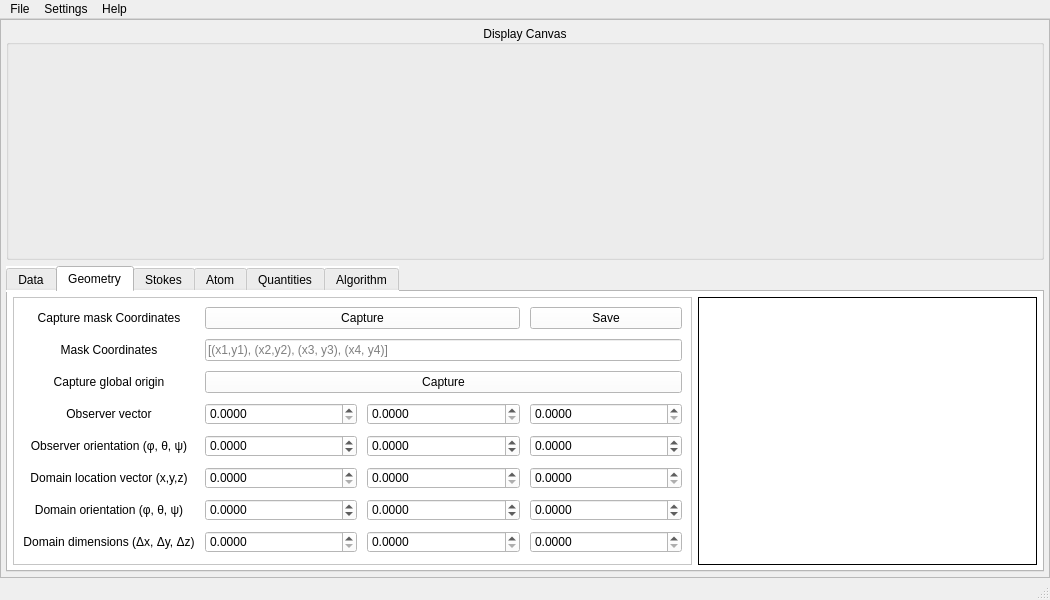
<?xml version="1.0" encoding="UTF-8"?>
<ui version="4.0">
 <class>main_window</class>
 <widget class="QMainWindow" name="main_window">
  <property name="geometry">
   <rect>
    <x>0</x>
    <y>0</y>
    <width>1050</width>
    <height>600</height>
   </rect>
  </property>
  <property name="windowTitle">
   <string>IMP GUI</string>
  </property>
  <widget class="QWidget" name="central_widget">
   <layout class="QVBoxLayout" name="central_widget_layout">
    <property name="leftMargin">
     <number>0</number>
    </property>
    <property name="topMargin">
     <number>0</number>
    </property>
    <property name="rightMargin">
     <number>0</number>
    </property>
    <property name="bottomMargin">
     <number>0</number>
    </property>
    <item>
     <widget class="QFrame" name="main_frame">
      <property name="styleSheet">
       <string notr="true"/>
      </property>
      <property name="frameShape">
       <enum>QFrame::StyledPanel</enum>
      </property>
      <property name="frameShadow">
       <enum>QFrame::Raised</enum>
      </property>
      <layout class="QVBoxLayout" name="main_frame_layout" stretch="6,3">
       <property name="leftMargin">
        <number>5</number>
       </property>
       <property name="topMargin">
        <number>5</number>
       </property>
       <property name="rightMargin">
        <number>5</number>
       </property>
       <property name="bottomMargin">
        <number>5</number>
       </property>
       <item>
        <widget class="QGroupBox" name="main_display">
         <property name="sizePolicy">
          <sizepolicy hsizetype="Minimum" vsizetype="Minimum">
           <horstretch>0</horstretch>
           <verstretch>0</verstretch>
          </sizepolicy>
         </property>
         <property name="title">
          <string>Display Canvas</string>
         </property>
         <property name="alignment">
          <set>Qt::AlignCenter</set>
         </property>
         <layout class="QVBoxLayout" name="display_canvas_layout">
          <property name="leftMargin">
           <number>5</number>
          </property>
          <property name="topMargin">
           <number>5</number>
          </property>
          <property name="rightMargin">
           <number>5</number>
          </property>
          <property name="bottomMargin">
           <number>5</number>
          </property>
         </layout>
        </widget>
       </item>
       <item>
        <widget class="QTabWidget" name="tabWidget">
         <property name="styleSheet">
          <string notr="true">background-color: rgb(255, 255, 255);</string>
         </property>
         <property name="currentIndex">
          <number>1</number>
         </property>
         <widget class="QWidget" name="data">
          <attribute name="title">
           <string>Data</string>
          </attribute>
          <layout class="QGridLayout" name="gridLayout_5" columnstretch="3,3,3">
           <property name="leftMargin">
            <number>15</number>
           </property>
           <property name="topMargin">
            <number>15</number>
           </property>
           <property name="rightMargin">
            <number>15</number>
           </property>
           <property name="bottomMargin">
            <number>15</number>
           </property>
           <property name="horizontalSpacing">
            <number>15</number>
           </property>
           <property name="verticalSpacing">
            <number>9</number>
           </property>
           <item row="2" column="0">
            <widget class="QLabel" name="displayed_wavelength_label">
             <property name="text">
              <string>Displayed Wavelength</string>
             </property>
             <property name="alignment">
              <set>Qt::AlignCenter</set>
             </property>
            </widget>
           </item>
           <item row="3" column="1">
            <widget class="QLabel" name="x_resolution">
             <property name="text">
              <string>Nx</string>
             </property>
             <property name="alignment">
              <set>Qt::AlignCenter</set>
             </property>
            </widget>
           </item>
           <item row="1" column="1" colspan="2">
            <widget class="QLabel" name="number_wavelengths">
             <property name="text">
              <string>N_w</string>
             </property>
             <property name="alignment">
              <set>Qt::AlignCenter</set>
             </property>
            </widget>
           </item>
           <item row="1" column="0">
            <widget class="QLabel" name="number_wavelengths_label">
             <property name="text">
              <string>Number of wavelengths</string>
             </property>
             <property name="alignment">
              <set>Qt::AlignCenter</set>
             </property>
            </widget>
           </item>
           <item row="4" column="0">
            <widget class="QLabel" name="fov_label">
             <property name="text">
              <string>FOV</string>
             </property>
             <property name="alignment">
              <set>Qt::AlignCenter</set>
             </property>
            </widget>
           </item>
           <item row="0" column="1" colspan="2">
            <widget class="QSlider" name="wavelength_selector">
             <property name="orientation">
              <enum>Qt::Horizontal</enum>
             </property>
             <property name="tickPosition">
              <enum>QSlider::TicksBelow</enum>
             </property>
             <property name="tickInterval">
              <number>1</number>
             </property>
            </widget>
           </item>
           <item row="3" column="0">
            <widget class="QLabel" name="resolution_label">
             <property name="text">
              <string>Resolution (X,Y)</string>
             </property>
             <property name="alignment">
              <set>Qt::AlignCenter</set>
             </property>
            </widget>
           </item>
           <item row="3" column="2">
            <widget class="QLabel" name="y_resolution">
             <property name="text">
              <string>Ny</string>
             </property>
             <property name="alignment">
              <set>Qt::AlignCenter</set>
             </property>
            </widget>
           </item>
           <item row="2" column="1" colspan="2">
            <widget class="QLabel" name="displayed_wavelength">
             <property name="text">
              <string>w_i</string>
             </property>
             <property name="alignment">
              <set>Qt::AlignCenter</set>
             </property>
            </widget>
           </item>
           <item row="4" column="1">
            <widget class="ScientificDoubleSpinBox" name="fov_x">
             <property name="decimals">
              <number>4</number>
             </property>
            </widget>
           </item>
           <item row="4" column="2">
            <widget class="ScientificDoubleSpinBox" name="fov_y">
             <property name="decimals">
              <number>4</number>
             </property>
            </widget>
           </item>
           <item row="0" column="0">
            <widget class="QLabel" name="wavelength_selector_label">
             <property name="text">
              <string>Wavelength to display in data</string>
             </property>
             <property name="alignment">
              <set>Qt::AlignCenter</set>
             </property>
            </widget>
           </item>
           <item row="6" column="0" colspan="3">
            <spacer name="verticalSpacer_3">
             <property name="orientation">
              <enum>Qt::Vertical</enum>
             </property>
             <property name="sizeHint" stdset="0">
              <size>
               <width>20</width>
               <height>40</height>
              </size>
             </property>
            </spacer>
           </item>
           <item row="5" column="0">
            <widget class="QLabel" name="label">
             <property name="text">
              <string>Instrument</string>
             </property>
             <property name="alignment">
              <set>Qt::AlignCenter</set>
             </property>
            </widget>
           </item>
           <item row="5" column="1" colspan="2">
            <widget class="QComboBox" name="instrument_selector">
             <item>
              <property name="text">
               <string>Telescope 1</string>
              </property>
             </item>
            </widget>
           </item>
          </layout>
         </widget>
         <widget class="QWidget" name="geometry">
          <attribute name="title">
           <string>Geometry</string>
          </attribute>
          <layout class="QHBoxLayout" name="geometry_layout" stretch="6,3">
           <property name="leftMargin">
            <number>5</number>
           </property>
           <property name="topMargin">
            <number>5</number>
           </property>
           <property name="rightMargin">
            <number>5</number>
           </property>
           <property name="bottomMargin">
            <number>5</number>
           </property>
           <item>
            <widget class="QFrame" name="geometry_params">
             <property name="frameShape">
              <enum>QFrame::StyledPanel</enum>
             </property>
             <property name="frameShadow">
              <enum>QFrame::Raised</enum>
             </property>
             <layout class="QGridLayout" name="gridLayout_2">
              <property name="spacing">
               <number>10</number>
              </property>
              <item row="4" column="3">
               <widget class="ScientificDoubleSpinBox" name="observer_z">
                <property name="decimals">
                 <number>4</number>
                </property>
               </widget>
              </item>
              <item row="1" column="1" colspan="3">
               <widget class="QLineEdit" name="mask_coordinates">
                <property name="placeholderText">
                 <string notr="true">[(x1,y1), (x2,y2), (x3, y3), (x4, y4)]</string>
                </property>
               </widget>
              </item>
              <item row="4" column="1">
               <widget class="ScientificDoubleSpinBox" name="observer_x">
                <property name="decimals">
                 <number>4</number>
                </property>
               </widget>
              </item>
              <item row="0" column="3">
               <widget class="QPushButton" name="save_mask">
                <property name="text">
                 <string>Save</string>
                </property>
               </widget>
              </item>
              <item row="9" column="0">
               <widget class="QLabel" name="domain_orientation_label">
                <property name="text">
                 <string>&lt;p&gt;Domain  orientation (&amp;phi;, &amp;theta;, &amp;psi;)&lt;/p&gt;</string>
                </property>
                <property name="alignment">
                 <set>Qt::AlignCenter</set>
                </property>
               </widget>
              </item>
              <item row="6" column="1">
               <widget class="QDoubleSpinBox" name="observer_phi">
                <property name="decimals">
                 <number>4</number>
                </property>
                <property name="minimum">
                 <double>-99.989999999999995</double>
                </property>
               </widget>
              </item>
              <item row="8" column="3">
               <widget class="ScientificDoubleSpinBox" name="domain_z">
                <property name="decimals">
                 <number>4</number>
                </property>
               </widget>
              </item>
              <item row="6" column="2">
               <widget class="QDoubleSpinBox" name="observer_theta">
                <property name="decimals">
                 <number>4</number>
                </property>
                <property name="minimum">
                 <double>-99.989999999999995</double>
                </property>
               </widget>
              </item>
              <item row="8" column="0">
               <widget class="QLabel" name="domain_vector_label">
                <property name="text">
                 <string>Domain location vector (x,y,z)</string>
                </property>
                <property name="alignment">
                 <set>Qt::AlignCenter</set>
                </property>
               </widget>
              </item>
              <item row="3" column="0">
               <widget class="QLabel" name="capture_origin_label">
                <property name="text">
                 <string>Capture global origin</string>
                </property>
                <property name="alignment">
                 <set>Qt::AlignCenter</set>
                </property>
               </widget>
              </item>
              <item row="3" column="1" colspan="3">
               <widget class="QPushButton" name="capture_origin">
                <property name="text">
                 <string>Capture</string>
                </property>
               </widget>
              </item>
              <item row="9" column="3">
               <widget class="QDoubleSpinBox" name="domain_psi">
                <property name="decimals">
                 <number>4</number>
                </property>
                <property name="minimum">
                 <double>-99.989999999999995</double>
                </property>
               </widget>
              </item>
              <item row="9" column="2">
               <widget class="QDoubleSpinBox" name="domain_theta">
                <property name="decimals">
                 <number>4</number>
                </property>
                <property name="minimum">
                 <double>-99.989999999999995</double>
                </property>
               </widget>
              </item>
              <item row="0" column="1" colspan="2">
               <widget class="QPushButton" name="capture_coordinates">
                <property name="text">
                 <string>Capture</string>
                </property>
               </widget>
              </item>
              <item row="8" column="1">
               <widget class="ScientificDoubleSpinBox" name="domain_x">
                <property name="decimals">
                 <number>4</number>
                </property>
               </widget>
              </item>
              <item row="8" column="2">
               <widget class="ScientificDoubleSpinBox" name="domain_y">
                <property name="decimals">
                 <number>4</number>
                </property>
               </widget>
              </item>
              <item row="6" column="3">
               <widget class="QDoubleSpinBox" name="observer_psi">
                <property name="decimals">
                 <number>4</number>
                </property>
                <property name="minimum">
                 <double>-99.989999999999995</double>
                </property>
               </widget>
              </item>
              <item row="6" column="0">
               <widget class="QLabel" name="observer_orientation_label">
                <property name="text">
                 <string>&lt;p&gt;Observer orientation (&amp;phi;, &amp;theta;, &amp;psi;)&lt;/p&gt;</string>
                </property>
                <property name="alignment">
                 <set>Qt::AlignCenter</set>
                </property>
               </widget>
              </item>
              <item row="4" column="2">
               <widget class="ScientificDoubleSpinBox" name="observer_y">
                <property name="decimals">
                 <number>4</number>
                </property>
               </widget>
              </item>
              <item row="0" column="0">
               <widget class="QLabel" name="capture_coordinates_label">
                <property name="text">
                 <string>Capture mask Coordinates</string>
                </property>
                <property name="alignment">
                 <set>Qt::AlignCenter</set>
                </property>
               </widget>
              </item>
              <item row="4" column="0">
               <widget class="QLabel" name="observer_r_label">
                <property name="text">
                 <string>Observer vector</string>
                </property>
                <property name="alignment">
                 <set>Qt::AlignCenter</set>
                </property>
               </widget>
              </item>
              <item row="9" column="1">
               <widget class="QDoubleSpinBox" name="domain_phi">
                <property name="decimals">
                 <number>4</number>
                </property>
                <property name="minimum">
                 <double>-99.989999999999995</double>
                </property>
               </widget>
              </item>
              <item row="1" column="0">
               <widget class="QLabel" name="mask_coordinates_label">
                <property name="text">
                 <string>Mask Coordinates</string>
                </property>
                <property name="alignment">
                 <set>Qt::AlignCenter</set>
                </property>
               </widget>
              </item>
              <item row="10" column="0">
               <widget class="QLabel" name="dimension_label">
                <property name="text">
                 <string> &lt;p&gt;Domain dimensions (&amp;Delta;x, &amp;Delta;y, &amp;Delta;z)&lt;/p&gt;</string>
                </property>
                <property name="alignment">
                 <set>Qt::AlignCenter</set>
                </property>
               </widget>
              </item>
              <item row="10" column="1">
               <widget class="ScientificDoubleSpinBox" name="dimension_x">
                <property name="decimals">
                 <number>4</number>
                </property>
               </widget>
              </item>
              <item row="10" column="2">
               <widget class="ScientificDoubleSpinBox" name="dimension_y">
                <property name="decimals">
                 <number>4</number>
                </property>
               </widget>
              </item>
              <item row="10" column="3">
               <widget class="ScientificDoubleSpinBox" name="dimension_z">
                <property name="decimals">
                 <number>4</number>
                </property>
               </widget>
              </item>
             </layout>
            </widget>
           </item>
           <item>
            <widget class="QFrame" name="geometry_canvas">
             <property name="styleSheet">
              <string notr="true"/>
             </property>
             <property name="frameShape">
              <enum>QFrame::Box</enum>
             </property>
             <layout class="QVBoxLayout" name="geometry_canvas_layout">
              <property name="leftMargin">
               <number>0</number>
              </property>
              <property name="topMargin">
               <number>0</number>
              </property>
              <property name="rightMargin">
               <number>0</number>
              </property>
              <property name="bottomMargin">
               <number>0</number>
              </property>
             </layout>
            </widget>
           </item>
          </layout>
         </widget>
         <widget class="QWidget" name="stokes">
          <attribute name="title">
           <string>Stokes</string>
          </attribute>
          <layout class="QHBoxLayout" name="stokes_layout" stretch="6,3">
           <property name="leftMargin">
            <number>5</number>
           </property>
           <property name="topMargin">
            <number>5</number>
           </property>
           <property name="rightMargin">
            <number>5</number>
           </property>
           <property name="bottomMargin">
            <number>5</number>
           </property>
           <item>
            <widget class="QFrame" name="stokes_params">
             <property name="frameShape">
              <enum>QFrame::StyledPanel</enum>
             </property>
             <property name="frameShadow">
              <enum>QFrame::Raised</enum>
             </property>
             <layout class="QGridLayout" name="gridLayout">
              <property name="leftMargin">
               <number>9</number>
              </property>
              <property name="spacing">
               <number>15</number>
              </property>
              <item row="3" column="0">
               <widget class="QLabel" name="noise_label">
                <property name="text">
                 <string>Noise</string>
                </property>
                <property name="alignment">
                 <set>Qt::AlignCenter</set>
                </property>
               </widget>
              </item>
              <item row="0" column="2">
               <widget class="ScientificDoubleSpinBox" name="I_weight">
                <property name="decimals">
                 <number>4</number>
                </property>
                <property name="maximum">
                 <double>10000000.000000000000000</double>
                </property>
               </widget>
              </item>
              <item row="0" column="3">
               <widget class="ScientificDoubleSpinBox" name="Q_weight">
                <property name="decimals">
                 <number>4</number>
                </property>
                <property name="maximum">
                 <double>10000000.000000000000000</double>
                </property>
               </widget>
              </item>
              <item row="5" column="2">
               <spacer name="verticalSpacer_2">
                <property name="orientation">
                 <enum>Qt::Vertical</enum>
                </property>
                <property name="sizeHint" stdset="0">
                 <size>
                  <width>20</width>
                  <height>40</height>
                 </size>
                </property>
               </spacer>
              </item>
              <item row="0" column="4">
               <widget class="ScientificDoubleSpinBox" name="U_weight">
                <property name="decimals">
                 <number>4</number>
                </property>
                <property name="maximum">
                 <double>10000000.000000000000000</double>
                </property>
               </widget>
              </item>
              <item row="4" column="2" colspan="4">
               <widget class="QPushButton" name="select_spectra_button">
                <property name="text">
                 <string>Select pixel</string>
                </property>
               </widget>
              </item>
              <item row="3" column="4" colspan="2">
               <widget class="ScientificDoubleSpinBox" name="noise_level">
                <property name="decimals">
                 <number>4</number>
                </property>
                <property name="singleStep">
                 <double>0.000100000000000</double>
                </property>
               </widget>
              </item>
              <item row="0" column="0">
               <widget class="QLabel" name="weigths_label">
                <property name="text">
                 <string>Weights (I,Q,U,V)</string>
                </property>
                <property name="alignment">
                 <set>Qt::AlignCenter</set>
                </property>
               </widget>
              </item>
              <item row="4" column="0">
               <widget class="QLabel" name="select_spectra_label">
                <property name="text">
                 <string>See one spectra</string>
                </property>
                <property name="alignment">
                 <set>Qt::AlignCenter</set>
                </property>
               </widget>
              </item>
              <item row="3" column="2" colspan="2">
               <widget class="QComboBox" name="noise_type">
                <item>
                 <property name="text">
                  <string>gaussian</string>
                 </property>
                </item>
                <item>
                 <property name="text">
                  <string>constant</string>
                 </property>
                </item>
                <item>
                 <property name="text">
                  <string>poisson</string>
                 </property>
                </item>
               </widget>
              </item>
              <item row="0" column="5">
               <widget class="ScientificDoubleSpinBox" name="V_weight">
                <property name="decimals">
                 <number>4</number>
                </property>
                <property name="maximum">
                 <double>10000000.000000000000000</double>
                </property>
               </widget>
              </item>
             </layout>
            </widget>
           </item>
           <item>
            <widget class="QFrame" name="stokes_canvas">
             <property name="sizePolicy">
              <sizepolicy hsizetype="Minimum" vsizetype="Minimum">
               <horstretch>0</horstretch>
               <verstretch>0</verstretch>
              </sizepolicy>
             </property>
             <property name="styleSheet">
              <string notr="true">border-color: rgb(46, 52, 54);</string>
             </property>
             <property name="frameShape">
              <enum>QFrame::Box</enum>
             </property>
             <layout class="QVBoxLayout" name="verticalLayout"/>
            </widget>
           </item>
          </layout>
         </widget>
         <widget class="QWidget" name="atom">
          <attribute name="title">
           <string>Atom</string>
          </attribute>
          <layout class="QHBoxLayout" name="atom_layout" stretch="6,3">
           <property name="spacing">
            <number>6</number>
           </property>
           <property name="leftMargin">
            <number>5</number>
           </property>
           <property name="topMargin">
            <number>5</number>
           </property>
           <property name="rightMargin">
            <number>5</number>
           </property>
           <property name="bottomMargin">
            <number>5</number>
           </property>
           <item>
            <widget class="QFrame" name="atom_params">
             <property name="frameShape">
              <enum>QFrame::StyledPanel</enum>
             </property>
             <property name="frameShadow">
              <enum>QFrame::Raised</enum>
             </property>
             <layout class="QGridLayout" name="gridLayout_6">
              <property name="spacing">
               <number>15</number>
              </property>
              <item row="0" column="0">
               <widget class="QLabel" name="atomic_module_label">
                <property name="text">
                 <string>Atomic module</string>
                </property>
                <property name="alignment">
                 <set>Qt::AlignCenter</set>
                </property>
               </widget>
              </item>
              <item row="0" column="1">
               <widget class="QComboBox" name="atomic_module">
                <item>
                 <property name="text">
                  <string>AtomTest0</string>
                 </property>
                </item>
               </widget>
              </item>
              <item row="1" column="0" colspan="2">
               <spacer name="verticalSpacer_4">
                <property name="orientation">
                 <enum>Qt::Vertical</enum>
                </property>
                <property name="sizeHint" stdset="0">
                 <size>
                  <width>20</width>
                  <height>40</height>
                 </size>
                </property>
               </spacer>
              </item>
             </layout>
            </widget>
           </item>
           <item>
            <widget class="QFrame" name="atom_canvas">
             <property name="styleSheet">
              <string notr="true"/>
             </property>
             <property name="frameShape">
              <enum>QFrame::Box</enum>
             </property>
             <layout class="QVBoxLayout" name="geometry_canvas_layout_2">
              <property name="leftMargin">
               <number>0</number>
              </property>
              <property name="topMargin">
               <number>0</number>
              </property>
              <property name="rightMargin">
               <number>0</number>
              </property>
              <property name="bottomMargin">
               <number>0</number>
              </property>
             </layout>
            </widget>
           </item>
          </layout>
         </widget>
         <widget class="QWidget" name="quantities">
          <attribute name="title">
           <string>Quantities</string>
          </attribute>
          <layout class="QHBoxLayout" name="quantities_layout" stretch="6,3">
           <property name="leftMargin">
            <number>5</number>
           </property>
           <property name="topMargin">
            <number>5</number>
           </property>
           <property name="rightMargin">
            <number>5</number>
           </property>
           <property name="bottomMargin">
            <number>5</number>
           </property>
           <item>
            <widget class="QFrame" name="quantities_params">
             <property name="frameShape">
              <enum>QFrame::StyledPanel</enum>
             </property>
             <property name="frameShadow">
              <enum>QFrame::Raised</enum>
             </property>
             <layout class="QGridLayout" name="gridLayout_4">
              <item row="2" column="0">
               <spacer name="verticalSpacer_5">
                <property name="orientation">
                 <enum>Qt::Vertical</enum>
                </property>
                <property name="sizeHint" stdset="0">
                 <size>
                  <width>20</width>
                  <height>40</height>
                 </size>
                </property>
               </spacer>
              </item>
              <item row="0" column="0">
               <widget class="QLabel" name="quantities_label">
                <property name="text">
                 <string>Quantities to use:</string>
                </property>
                <property name="alignment">
                 <set>Qt::AlignCenter</set>
                </property>
               </widget>
              </item>
              <item row="1" column="0">
               <widget class="QCheckBox" name="quant0">
                <property name="text">
                 <string>electron density</string>
                </property>
               </widget>
              </item>
             </layout>
            </widget>
           </item>
           <item>
            <widget class="QFrame" name="quantities_canvas">
             <property name="frameShape">
              <enum>QFrame::Box</enum>
             </property>
             <property name="frameShadow">
              <enum>QFrame::Plain</enum>
             </property>
             <layout class="QVBoxLayout" name="verticalLayout_3"/>
            </widget>
           </item>
          </layout>
         </widget>
         <widget class="QWidget" name="algorithm">
          <attribute name="title">
           <string>Algorithm</string>
          </attribute>
          <layout class="QHBoxLayout" name="algorithm_layout" stretch="6,3">
           <property name="leftMargin">
            <number>5</number>
           </property>
           <property name="topMargin">
            <number>5</number>
           </property>
           <property name="rightMargin">
            <number>5</number>
           </property>
           <property name="bottomMargin">
            <number>5</number>
           </property>
           <item>
            <widget class="QFrame" name="algorithm_params">
             <property name="frameShape">
              <enum>QFrame::StyledPanel</enum>
             </property>
             <property name="frameShadow">
              <enum>QFrame::Raised</enum>
             </property>
             <layout class="QGridLayout" name="gridLayout_3">
              <item row="0" column="1">
               <widget class="QComboBox" name="algorithm_selector">
                <item>
                 <property name="text">
                  <string>AlgTest0</string>
                 </property>
                </item>
               </widget>
              </item>
              <item row="1" column="1">
               <spacer name="verticalSpacer">
                <property name="orientation">
                 <enum>Qt::Vertical</enum>
                </property>
                <property name="sizeHint" stdset="0">
                 <size>
                  <width>20</width>
                  <height>40</height>
                 </size>
                </property>
               </spacer>
              </item>
              <item row="0" column="0">
               <widget class="QLabel" name="algorithm_label">
                <property name="text">
                 <string>Algorithm</string>
                </property>
                <property name="alignment">
                 <set>Qt::AlignCenter</set>
                </property>
               </widget>
              </item>
             </layout>
            </widget>
           </item>
           <item>
            <widget class="QFrame" name="algorithm_canvas">
             <property name="frameShape">
              <enum>QFrame::Box</enum>
             </property>
             <property name="frameShadow">
              <enum>QFrame::Plain</enum>
             </property>
             <layout class="QVBoxLayout" name="verticalLayout_2"/>
            </widget>
           </item>
          </layout>
         </widget>
        </widget>
       </item>
      </layout>
     </widget>
    </item>
   </layout>
  </widget>
  <widget class="QMenuBar" name="menubar">
   <property name="geometry">
    <rect>
     <x>0</x>
     <y>0</y>
     <width>1050</width>
     <height>22</height>
    </rect>
   </property>
   <widget class="QMenu" name="menuFile">
    <property name="title">
     <string>File</string>
    </property>
    <addaction name="actionLoad_observations_fits"/>
    <addaction name="actionLoad_data"/>
    <addaction name="actionClear"/>
    <addaction name="actionGenerate_IMP"/>
    <addaction name="actionSave_data"/>
    <addaction name="actionClose"/>
   </widget>
   <widget class="QMenu" name="menuSettings">
    <property name="title">
     <string>Settings</string>
    </property>
    <addaction name="actionAppearance"/>
   </widget>
   <widget class="QMenu" name="menuHelp">
    <property name="title">
     <string>Help</string>
    </property>
    <addaction name="actionAbout"/>
   </widget>
   <addaction name="menuFile"/>
   <addaction name="menuSettings"/>
   <addaction name="menuHelp"/>
  </widget>
  <widget class="QStatusBar" name="statusbar"/>
  <action name="actionLoad_data">
   <property name="text">
    <string>Load .IMP</string>
   </property>
   <property name="statusTip">
    <string>Load data from a file</string>
   </property>
   <property name="shortcut">
    <string>Ctrl+O</string>
   </property>
  </action>
  <action name="actionClear">
   <property name="text">
    <string>Clear</string>
   </property>
   <property name="statusTip">
    <string>Clear the current data</string>
   </property>
  </action>
  <action name="actionGenerate_IMP">
   <property name="text">
    <string>Generate .IMP</string>
   </property>
   <property name="statusTip">
    <string>Generate the input file</string>
   </property>
  </action>
  <action name="actionSave_data">
   <property name="text">
    <string>Save .IMP</string>
   </property>
   <property name="statusTip">
    <string>Save the current state to a file</string>
   </property>
   <property name="shortcut">
    <string>Ctrl+S</string>
   </property>
  </action>
  <action name="actionClose">
   <property name="text">
    <string>Close</string>
   </property>
   <property name="statusTip">
    <string>Close the current state</string>
   </property>
   <property name="shortcut">
    <string>Ctrl+Esc</string>
   </property>
  </action>
  <action name="actionAppearance">
   <property name="text">
    <string>Appearance</string>
   </property>
   <property name="statusTip">
    <string>Change the appearance of the GUI</string>
   </property>
  </action>
  <action name="actionAbout">
   <property name="text">
    <string>About</string>
   </property>
   <property name="statusTip">
    <string>See more about the code and the docs</string>
   </property>
  </action>
  <action name="actionLoad_observations_fits">
   <property name="text">
    <string>Load observations .fits</string>
   </property>
  </action>
 </widget>
 <customwidgets>
  <customwidget>
   <class>ScientificDoubleSpinBox</class>
   <extends>QDoubleSpinBox</extends>
   <header>ScientificDoubleSpinBox</header>
  </customwidget>
 </customwidgets>
 <resources/>
 <connections/>
</ui>
